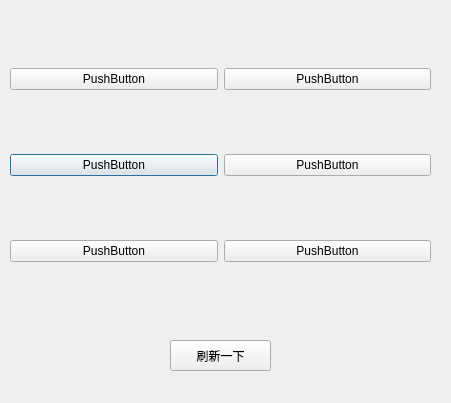
<?xml version="1.0" encoding="UTF-8"?>
<ui version="4.0">
 <class>cfDialog</class>
 <widget class="QDialog" name="cfDialog">
  <property name="geometry">
   <rect>
    <x>0</x>
    <y>0</y>
    <width>451</width>
    <height>403</height>
   </rect>
  </property>
  <property name="windowTitle">
   <string>Dialog</string>
  </property>
  <widget class="QWidget" name="formLayoutWidget">
   <property name="geometry">
    <rect>
     <x>10</x>
     <y>10</y>
     <width>421</width>
     <height>311</height>
    </rect>
   </property>
   <layout class="QGridLayout" name="gridLayout">
    <item row="1" column="0">
     <widget class="QPushButton" name="pushButton_3">
      <property name="text">
       <string>PushButton</string>
      </property>
     </widget>
    </item>
    <item row="1" column="1">
     <widget class="QPushButton" name="pushButton_4">
      <property name="text">
       <string>PushButton</string>
      </property>
     </widget>
    </item>
    <item row="2" column="1">
     <widget class="QPushButton" name="pushButton_6">
      <property name="text">
       <string>PushButton</string>
      </property>
     </widget>
    </item>
    <item row="2" column="0">
     <widget class="QPushButton" name="pushButton_5">
      <property name="text">
       <string>PushButton</string>
      </property>
     </widget>
    </item>
    <item row="0" column="1">
     <widget class="QPushButton" name="pushButton_2">
      <property name="text">
       <string>PushButton</string>
      </property>
     </widget>
    </item>
    <item row="0" column="0">
     <widget class="QPushButton" name="pushButton">
      <property name="enabled">
       <bool>true</bool>
      </property>
      <property name="text">
       <string>PushButton</string>
      </property>
     </widget>
    </item>
   </layout>
  </widget>
  <widget class="QPushButton" name="pushButton_7">
   <property name="geometry">
    <rect>
     <x>170</x>
     <y>340</y>
     <width>101</width>
     <height>31</height>
    </rect>
   </property>
   <property name="text">
    <string>刷新一下</string>
   </property>
  </widget>
 </widget>
 <resources/>
 <connections/>
</ui>
